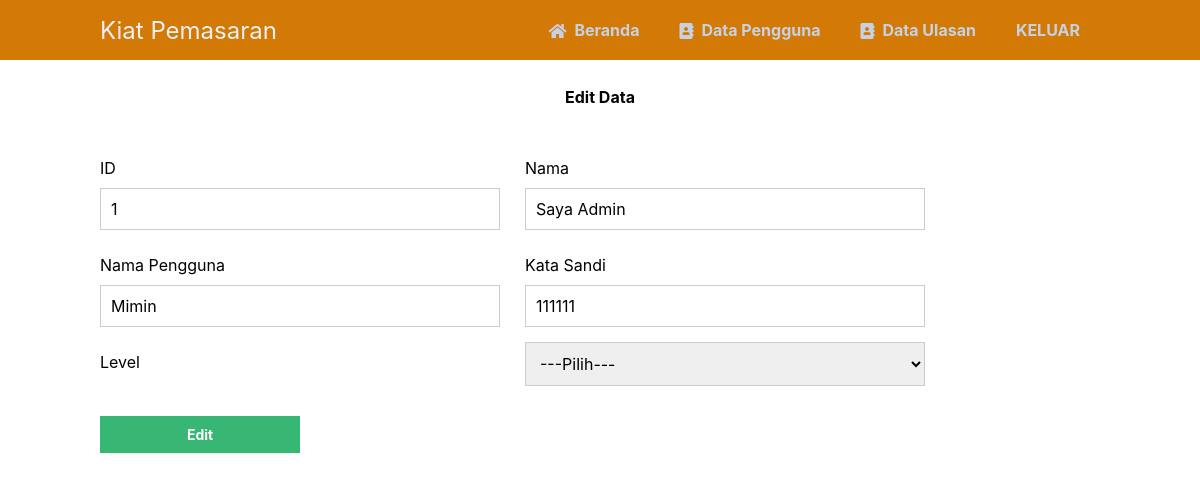
Page /update.php?id=1 on the committed database.
### tables this page shows
CREATE TABLE `user` (
  `id` int(10) NOT NULL,
  `nama` varchar(25) NOT NULL,
  `username` varchar(25) NOT NULL,
  `password` varchar(25) NOT NULL,
  `level` varchar(25) NOT NULL
);

### update.php (the view, shortened to what this page needs)
<?php
include 'functions.php';
$pdo = pdo_connect_mysql();
if (isset($_GET['id'])) {
    $stmt = $pdo->prepare('SELECT * FROM user WHERE id = ?');
    $stmt->execute([$_GET['id']]);
    $pengguna = $stmt->fetch(PDO::FETCH_ASSOC);
} else {
    exit('Tidak terdeteksi!');
}
?>
<?=template_header('Read')?>
<center>
<h5>Edit Data</h5>
</center>
<div class="content update">
    <form action="update.php?id=<?=$pengguna['id']?>" method="post">
        <label for="id">ID</label>
        <label for="nama">Nama</label>
        <input type="text" name="id" value="<?=$pengguna['id']?>" id="id">
        <input type="text" name="nama" value="<?=$pengguna['nama']?>" id="nama">
        <label for="username">Nama Pengguna</label>
        <label for="notelp">Kata Sandi</label>
        <input type="text" name="username" value="<?=$pengguna['username']?>" id="email">
        <input type="text" name="password" value="<?=$pengguna['password']?>" id="password">
        <label for="level">Level</label>
        <select name="level" style="padding: 10px;width: 400px;margin-right: 25px;margin-bottom: 15px;border: 1px solid #cccccc;">
			<option value="">---Pilih---</option>
		</select>
        <input type="submit" value="Edit">
    </form>
</div>
<?=template_footer()?>

### css/admin.css (style rules this page uses)
* { box-sizing: border-box; font-family: -apple-system, BlinkMacSystemFont, "segoe ui", roboto, oxygen, ubuntu, cantarell, "fira sans", "droid sans", "helvetica neue", Arial, sans-serif; font-size: 16px; -webkit-font-smoothing: antialiased; -moz-osx-font-smoothing: grayscale; }
body { background-color: #FFFFFF; margin: 0; }
.content { width: 1000px; margin: 0 auto; }
.update form { padding: 15px 0; display: flex; flex-flow: wrap; }
.update form label { display: inline-flex; width: 400px; padding: 10px 0; margin-right: 25px; }
.update form input { padding: 10px; width: 400px; margin-right: 25px; margin-bottom: 15px; border: 1px solid #cccccc; }
.update select { padding: 10px; width: 400px; margin-right: 25px; margin-bottom: 15px; border: 1px solid #cccccc; }
.update form input[type="submit"] { display: block; background-color: #38b673; border: 0; font-weight: bold; font-size: 14px; color: #FFFFFF; cursor: pointer; width: 200px; margin-top: 15px; }

### rows in the picture
user: id "1", nama "Saya Admin", username "Mimin", password "111111"
